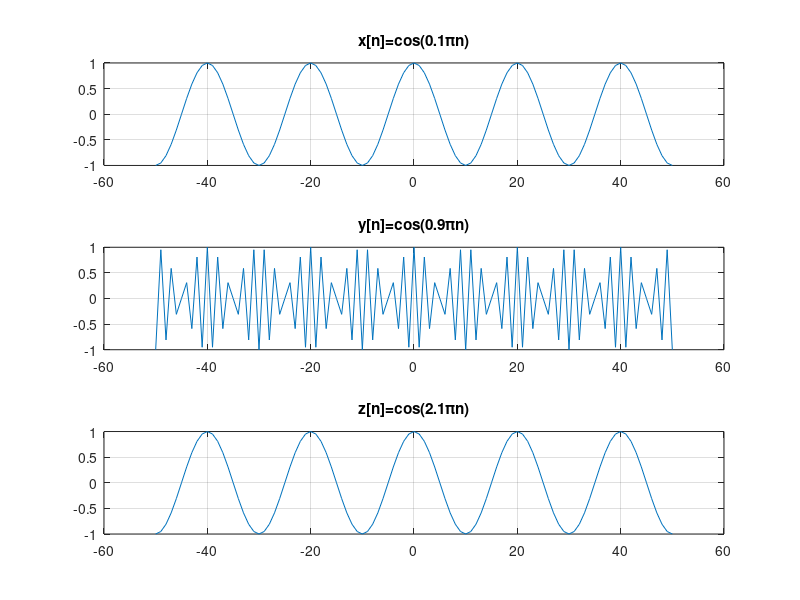

MATLAB code for this plot:
n=-50:50;
x=cos(pi*0.1*n);
y=cos(pi*0.9*n);
z=cos(pi*2.1*n);
figure
subplot(3,1,1)
plot(n,x)
title('x[n]=cos(0.1\pin)')
grid
subplot(3,1,2)
plot(n,y)
title('y[n]=cos(0.9\pin)')
grid
subplot(3,1,3)
plot(n,z)
title('z[n]=cos(2.1\pin)')
grid